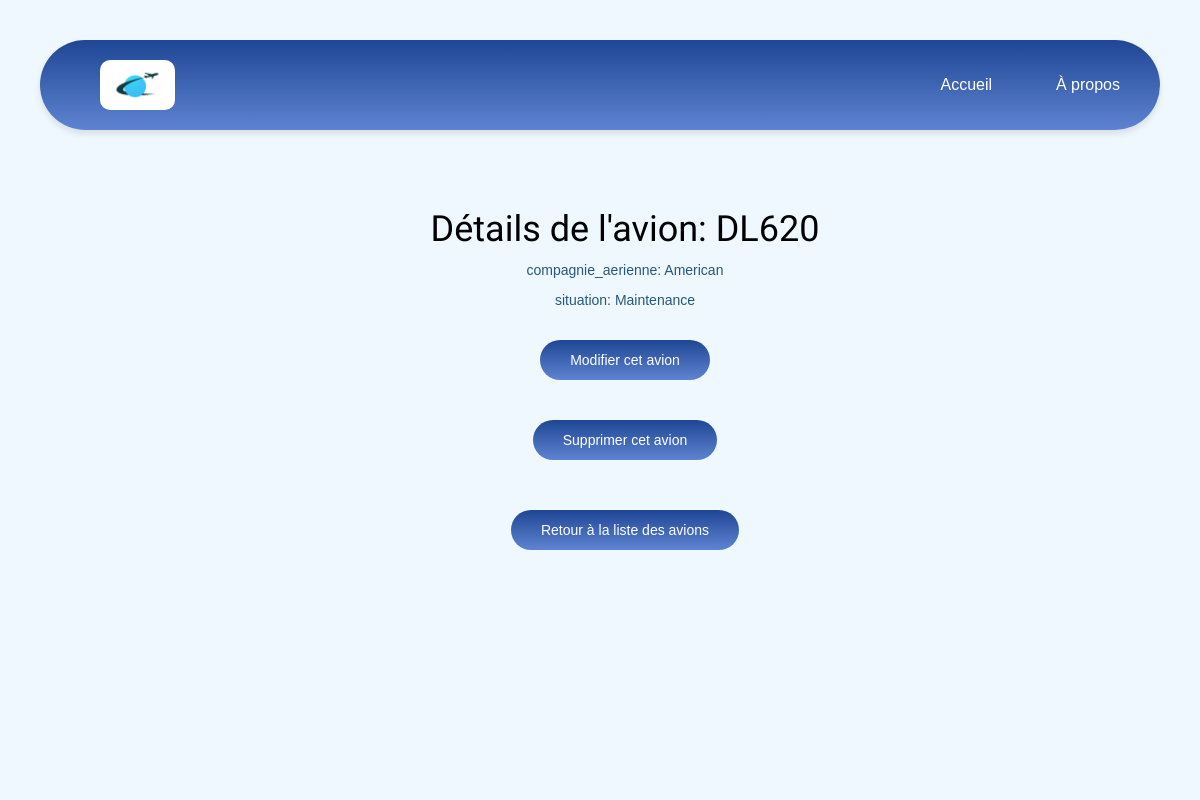
/avion/DL620/, run on the app's committed database.
### aviation/models.py (models this page shows, shortened)
class Avion(models.Model):
    id_avion = models.CharField(max_length=100, primary_key=True)
    compagnie_aerienne = models.CharField(max_length=100)
    logo = models.ImageField(upload_to='avion/', blank=True, null=True)
    situation = models.CharField(max_length=20, choices=[("Ready", "Prêt"), ("Maintenance", "En maintenance"), ("In Flight", "En vol")], default="Ready")
    lieu = models.ForeignKey(Aeroport, on_delete=models.CASCADE)

### aviation/views.py (the view)
# urls.py: path('avion/<str:id_avion>/', views.detail_avion, name='detail_avion'),
def detail_avion(request, id_avion):
    avion = get_object_or_404(Avion, id_avion=id_avion)
    return render(request, 'aviation/detail_avion.html', {'avion': avion})

### aviation/templates/aviation/detail_avion.html
{% extends 'aviation/base.html' %}
{% block content %}
    <h1>Détails de l'avion: {{ avion.id_avion }}</h1>
    <p>compagnie_aerienne: {{ avion.compagnie_aerienne }}</p>
    <p>situation: {{ avion.situation }}</p>
    <a href="{% url 'modify_avion' id_avion=avion.id_avion %}" class="cta">Modifier cet avion</a>
    <p><a href="{% url 'delete_avion' id_avion=avion.id_avion %}" class="cta">Supprimer cet avion</a></p>
    <a href="{% url 'base' %}" class="cta">Retour à la liste des avions</a>
{% endblock %}

### aviation/static/css/aviation.css (style rules this page uses)
h1 { font-family: "Play", serif; font-weight: 400; font-style: normal; }
body { padding: 20px; font-family: sans-serif; background-color: #f0f8ff; }
p { color: #24587b }
a { color: #112f42 }
.cta { display: inline-block; background: linear-gradient(#1f4694, #5e84d1); color: white; border-radius: 50px; padding: 10px 30px; margin: 20px; }

### data on the page
Avion: id_avion "DL620", compagnie_aerienne "American", situation "Maintenance"
